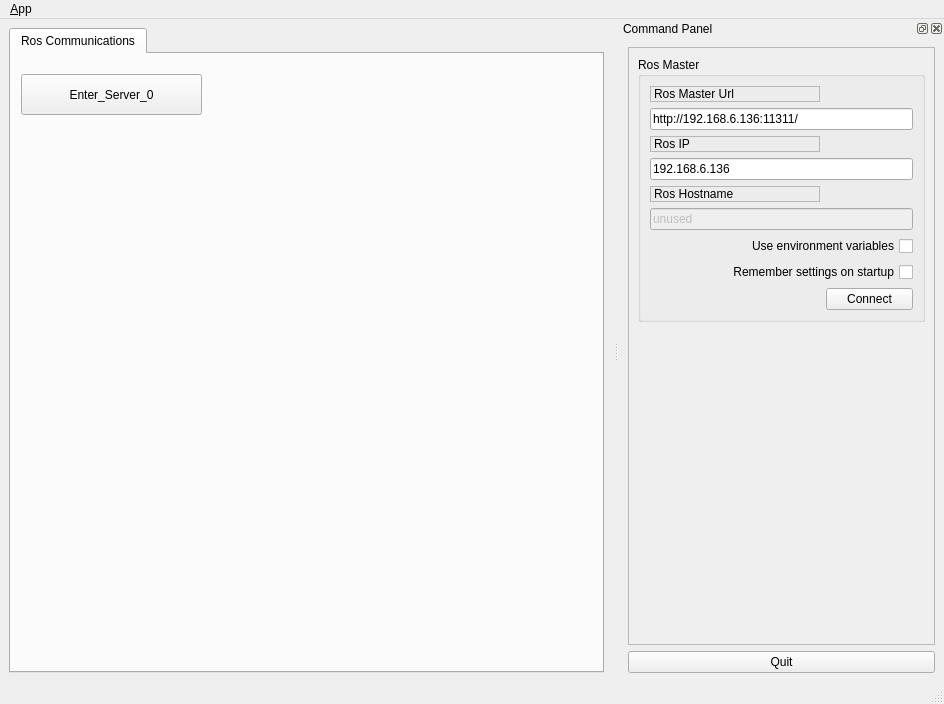
<?xml version="1.0" encoding="UTF-8"?>
<ui version="4.0">
 <class>MainWindowDesign</class>
 <widget class="QMainWindow" name="MainWindowDesign">
  <property name="geometry">
   <rect>
    <x>0</x>
    <y>0</y>
    <width>944</width>
    <height>704</height>
   </rect>
  </property>
  <property name="windowTitle">
   <string>QRosApp</string>
  </property>
  <property name="windowIcon">
   <iconset resource="../resources/images.qrc">
    <normaloff>:/images/icon.png</normaloff>:/images/icon.png</iconset>
  </property>
  <property name="locale">
   <locale language="English" country="Australia"/>
  </property>
  <widget class="QWidget" name="centralwidget">
   <layout class="QHBoxLayout">
    <item>
     <widget class="QTabWidget" name="tab_manager">
      <property name="minimumSize">
       <size>
        <width>100</width>
        <height>0</height>
       </size>
      </property>
      <property name="locale">
       <locale language="English" country="Australia"/>
      </property>
      <property name="currentIndex">
       <number>0</number>
      </property>
      <widget class="QWidget" name="tab_status">
       <attribute name="title">
        <string>Ros Communications</string>
       </attribute>
       <widget class="QPushButton" name="enter_server_0_pushButton">
        <property name="geometry">
         <rect>
          <x>10</x>
          <y>20</y>
          <width>181</width>
          <height>41</height>
         </rect>
        </property>
        <property name="text">
         <string>Enter_Server_0</string>
        </property>
       </widget>
      </widget>
     </widget>
    </item>
   </layout>
  </widget>
  <widget class="QMenuBar" name="menubar">
   <property name="geometry">
    <rect>
     <x>0</x>
     <y>0</y>
     <width>944</width>
     <height>22</height>
    </rect>
   </property>
   <widget class="QMenu" name="menu_File">
    <property name="title">
     <string>&amp;App</string>
    </property>
    <addaction name="action_Preferences"/>
    <addaction name="separator"/>
    <addaction name="actionAbout"/>
    <addaction name="actionAbout_Qt"/>
    <addaction name="separator"/>
    <addaction name="action_Quit"/>
   </widget>
   <addaction name="menu_File"/>
  </widget>
  <widget class="QStatusBar" name="statusbar"/>
  <widget class="QDockWidget" name="dock_status">
   <property name="sizePolicy">
    <sizepolicy hsizetype="Minimum" vsizetype="Preferred">
     <horstretch>0</horstretch>
     <verstretch>0</verstretch>
    </sizepolicy>
   </property>
   <property name="minimumSize">
    <size>
     <width>325</width>
     <height>389</height>
    </size>
   </property>
   <property name="allowedAreas">
    <set>Qt::RightDockWidgetArea</set>
   </property>
   <property name="windowTitle">
    <string>Command Panel</string>
   </property>
   <attribute name="dockWidgetArea">
    <number>2</number>
   </attribute>
   <widget class="QWidget" name="dockWidgetContents_2">
    <layout class="QVBoxLayout" name="verticalLayout">
     <item>
      <widget class="QFrame" name="frame">
       <property name="sizePolicy">
        <sizepolicy hsizetype="Minimum" vsizetype="Preferred">
         <horstretch>0</horstretch>
         <verstretch>0</verstretch>
        </sizepolicy>
       </property>
       <property name="frameShape">
        <enum>QFrame::StyledPanel</enum>
       </property>
       <property name="frameShadow">
        <enum>QFrame::Raised</enum>
       </property>
       <layout class="QVBoxLayout" name="verticalLayout_3">
        <item>
         <widget class="QGroupBox" name="groupBox">
          <property name="title">
           <string>Ros Master</string>
          </property>
          <layout class="QGridLayout" name="gridLayout">
           <item row="0" column="0">
            <widget class="QLabel" name="label">
             <property name="frameShape">
              <enum>QFrame::StyledPanel</enum>
             </property>
             <property name="frameShadow">
              <enum>QFrame::Raised</enum>
             </property>
             <property name="text">
              <string>Ros Master Url</string>
             </property>
            </widget>
           </item>
           <item row="1" column="0" colspan="2">
            <widget class="QLineEdit" name="line_edit_master">
             <property name="text">
              <string>http://192.168.6.136:11311/</string>
             </property>
            </widget>
           </item>
           <item row="2" column="0">
            <widget class="QLabel" name="label_2">
             <property name="frameShape">
              <enum>QFrame::StyledPanel</enum>
             </property>
             <property name="frameShadow">
              <enum>QFrame::Raised</enum>
             </property>
             <property name="text">
              <string>Ros IP</string>
             </property>
            </widget>
           </item>
           <item row="3" column="0" colspan="2">
            <widget class="QLineEdit" name="line_edit_host">
             <property name="text">
              <string>192.168.6.136</string>
             </property>
            </widget>
           </item>
           <item row="4" column="0">
            <widget class="QLabel" name="label_3">
             <property name="frameShape">
              <enum>QFrame::StyledPanel</enum>
             </property>
             <property name="frameShadow">
              <enum>QFrame::Raised</enum>
             </property>
             <property name="text">
              <string>Ros Hostname</string>
             </property>
            </widget>
           </item>
           <item row="5" column="0" colspan="2">
            <widget class="QLineEdit" name="line_edit_topic">
             <property name="enabled">
              <bool>false</bool>
             </property>
             <property name="text">
              <string>unused</string>
             </property>
            </widget>
           </item>
           <item row="6" column="0" colspan="2">
            <widget class="QCheckBox" name="checkbox_use_environment">
             <property name="layoutDirection">
              <enum>Qt::RightToLeft</enum>
             </property>
             <property name="text">
              <string>Use environment variables</string>
             </property>
            </widget>
           </item>
           <item row="7" column="0" colspan="2">
            <widget class="QCheckBox" name="checkbox_remember_settings">
             <property name="layoutDirection">
              <enum>Qt::RightToLeft</enum>
             </property>
             <property name="text">
              <string>Remember settings on startup</string>
             </property>
            </widget>
           </item>
           <item row="8" column="0">
            <spacer name="horizontalSpacer">
             <property name="orientation">
              <enum>Qt::Horizontal</enum>
             </property>
             <property name="sizeHint" stdset="0">
              <size>
               <width>170</width>
               <height>21</height>
              </size>
             </property>
            </spacer>
           </item>
           <item row="8" column="1">
            <widget class="QPushButton" name="button_connect">
             <property name="enabled">
              <bool>true</bool>
             </property>
             <property name="sizePolicy">
              <sizepolicy hsizetype="MinimumExpanding" vsizetype="Fixed">
               <horstretch>0</horstretch>
               <verstretch>0</verstretch>
              </sizepolicy>
             </property>
             <property name="toolTip">
              <string>Set the target to the current joint trajectory state.</string>
             </property>
             <property name="statusTip">
              <string>Clear all waypoints and set the target to the current joint trajectory state.</string>
             </property>
             <property name="text">
              <string>Connect</string>
             </property>
            </widget>
           </item>
          </layout>
         </widget>
        </item>
        <item>
         <spacer name="verticalSpacer_3">
          <property name="orientation">
           <enum>Qt::Vertical</enum>
          </property>
          <property name="sizeHint" stdset="0">
           <size>
            <width>20</width>
            <height>233</height>
           </size>
          </property>
         </spacer>
        </item>
       </layout>
      </widget>
     </item>
     <item>
      <widget class="QPushButton" name="quit_button">
       <property name="sizePolicy">
        <sizepolicy hsizetype="MinimumExpanding" vsizetype="Fixed">
         <horstretch>0</horstretch>
         <verstretch>0</verstretch>
        </sizepolicy>
       </property>
       <property name="text">
        <string>Quit</string>
       </property>
      </widget>
     </item>
    </layout>
   </widget>
  </widget>
  <action name="action_Quit">
   <property name="text">
    <string>&amp;Quit</string>
   </property>
   <property name="shortcut">
    <string>Ctrl+Q</string>
   </property>
   <property name="shortcutContext">
    <enum>Qt::ApplicationShortcut</enum>
   </property>
  </action>
  <action name="action_Preferences">
   <property name="text">
    <string>&amp;Preferences</string>
   </property>
  </action>
  <action name="actionAbout">
   <property name="text">
    <string>&amp;About</string>
   </property>
  </action>
  <action name="actionAbout_Qt">
   <property name="text">
    <string>About &amp;Qt</string>
   </property>
  </action>
 </widget>
 <resources>
  <include location="../resources/images.qrc"/>
 </resources>
 <connections>
  <connection>
   <sender>action_Quit</sender>
   <signal>triggered()</signal>
   <receiver>MainWindowDesign</receiver>
   <slot>close()</slot>
   <hints>
    <hint type="sourcelabel">
     <x>-1</x>
     <y>-1</y>
    </hint>
    <hint type="destinationlabel">
     <x>399</x>
     <y>299</y>
    </hint>
   </hints>
  </connection>
  <connection>
   <sender>quit_button</sender>
   <signal>clicked()</signal>
   <receiver>MainWindowDesign</receiver>
   <slot>close()</slot>
   <hints>
    <hint type="sourcelabel">
     <x>859</x>
     <y>552</y>
    </hint>
    <hint type="destinationlabel">
     <x>469</x>
     <y>299</y>
    </hint>
   </hints>
  </connection>
 </connections>
</ui>
